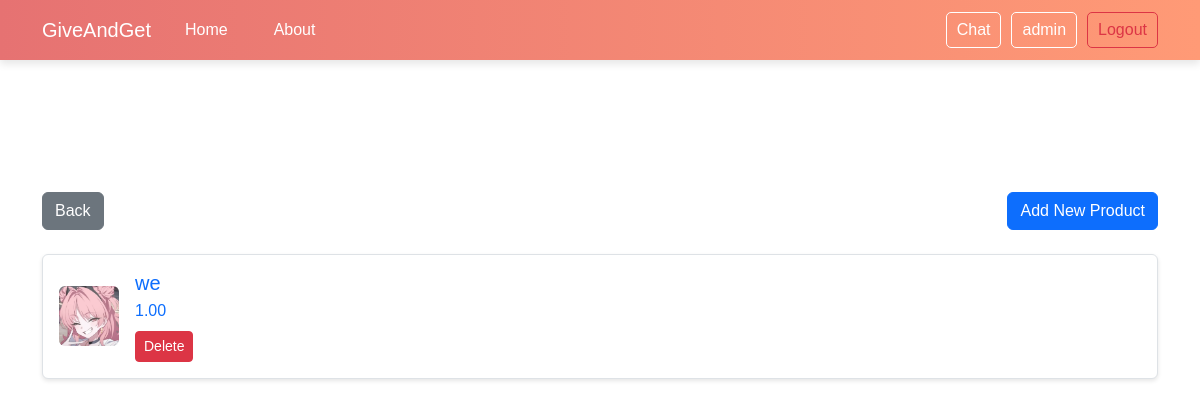
/products/ (signed in), run on an earlier commit of the app's database.
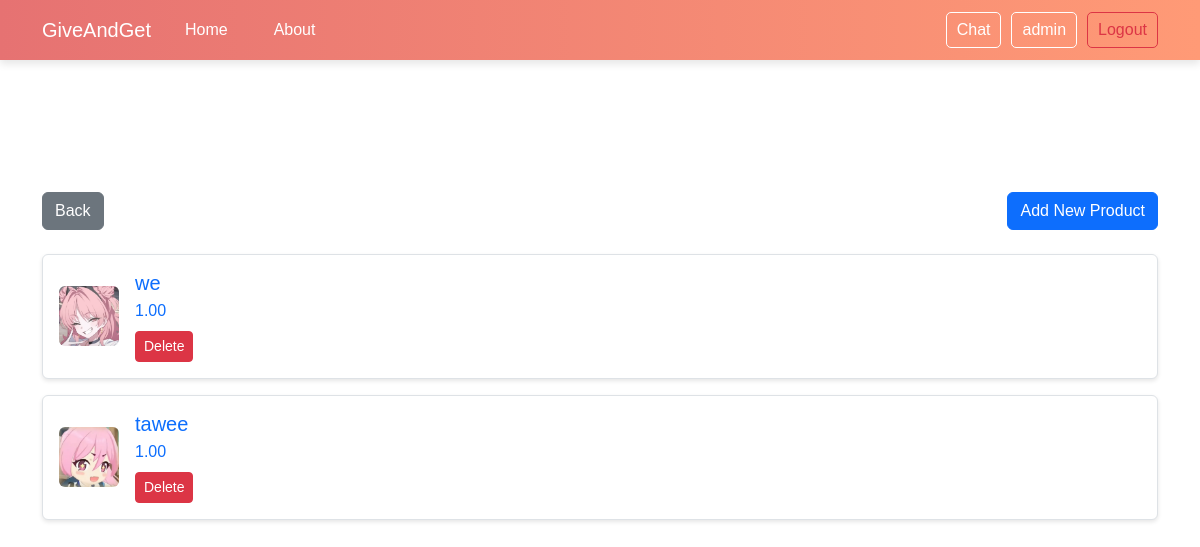
And on a later commit of the database.
### products/models.py (models this page shows, shortened)
class Product(models.Model):
    name = models.CharField(max_length=255)
    description = models.TextField(blank=True, null=True)
    price = models.DecimalField(max_digits=10, decimal_places=2)
    stock = models.PositiveIntegerField()
    category = models.CharField(max_length=100, blank=True, null=True)
    image = models.ImageField(upload_to='product_images/', blank=True, null=True)
    created_at = models.DateTimeField(auto_now_add=True)
    updated_at = models.DateTimeField(auto_now=True)
    user = models.ForeignKey(settings.AUTH_USER_MODEL, on_delete=models.CASCADE, default=1)  # ใช้ ID ของ admin

### products/views.py (the view)
# urls.py: path('', product_views.product_list, name='product_list'),
@login_required
def product_list(request):
    products = Product.objects.filter(user=request.user)  # แสดงสินค้าของผู้ใช้ที่ล็อกอินอยู่
    return render(request, 'products/product_list.html', {'products': products})

### products/templates/products/product_list.html (shortened to what this page needs)
{% extends 'main_app/components/base.html' %}
{% load static %}
{% block content %}
<div class="container py-5">
    <h1 class="text-center mb-4">Product List</h1>
    <div class="d-flex justify-content-between mb-4">
        <a href="{% url 'dashboard' %}" class="btn btn-secondary">Back</a>
        <a href="{% url 'add_product' %}" class="btn btn-primary">Add New Product</a>
    </div>
    <div class="row">
        {% for product in products %}
        <div class="col-12 mb-3">
            <div class="product-card d-flex align-items-center p-3 border rounded">
                <a href="{% url 'product_detail' product.id %}"
                    class="d-flex align-items-center text-decoration-none w-100">
                    {% if product.image %}
                    <img src="{{ product.image.url }}" class="product-image rounded me-3" alt="{{ product.name }}">
                    {% else %}
                    <img src="{% static 'images/default_image.jpg' %}" class="product-image rounded me-3"
                        alt="Default Image">
                    {% endif %}
                    <div class="flex-grow-1">
                        <h5 class="mb-1">{{ product.name }}</h5>
                        <p class="mb-2">{{ product.price }}</p>
                        <form action="{% url 'delete_product' product.id %}" method="post" class="d-inline">
                            <button type="submit" class="btn btn-danger btn-sm"
                                onclick="return confirm('Are you sure you want to delete this product?');">Delete</button>
                        </form>
                    </div>
                </a>
            </div>
        </div>
        {% endfor %}
    </div>
</div>
{% endblock %}

What changed in the data, as far as the page shows it:
added Product: image (picture), name "tawee", price "1.00"
